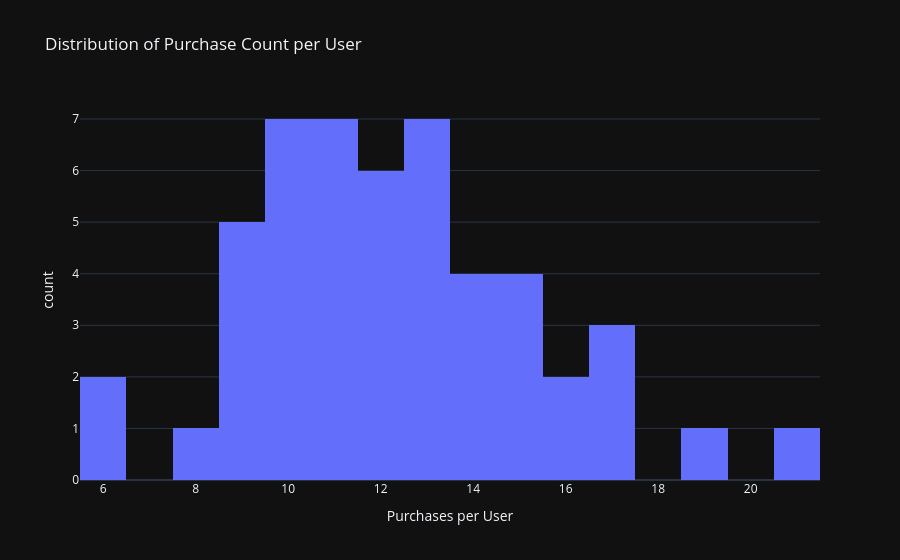

Notebook cell for this chart:
### Markdown cell above
## 1. Data Overview

Summary of the purchase event dataset used for RFM scoring.

### Code cell
overview = qry('''
    SELECT
        COUNT(*)                            AS total_purchase_events,
        COUNT(DISTINCT user_id)             AS unique_buyers,
        COUNT(DISTINCT session_id)          AS unique_purchase_sessions,
        MIN(timestamp)::DATE                AS first_purchase,
        MAX(timestamp)::DATE                AS last_purchase,
        ROUND(AVG(COALESCE(product_price, 0)), 2) AS avg_order_value,
        ROUND(SUM(COALESCE(product_price, 0)), 2) AS total_gmv
    FROM ecommerce.clickstream_events
    WHERE event_type = 'purchase'
''')
display(overview)

# Purchases per user distribution
user_purchase_counts = qry('''
    SELECT
        COUNT(*) AS purchases,
        COUNT(user_id) AS user_count
    FROM (
        SELECT user_id, COUNT(*) AS purchases
        FROM ecommerce.clickstream_events
        WHERE event_type = 'purchase'
        GROUP BY user_id
    ) sub
    GROUP BY purchases
    ORDER BY purchases
''')
print("\nPurchases-per-user distribution:")
display(user_purchase_counts.head(10))

fig = px.histogram(
    qry('''
        SELECT user_id, COUNT(*) AS purchase_count
        FROM ecommerce.clickstream_events
        WHERE event_type = 'purchase'
        GROUP BY user_id
    '''),
    x='purchase_count',
    nbins=30,
    title='Distribution of Purchase Count per User',
    labels={'purchase_count': 'Purchases per User', 'count': 'Users'},
    template=DARK,
    color_discrete_sequence=['#636EFA'],
)
fig.update_layout(showlegend=False)
fig.show()

### Figure 1 — Plotly figure (JSON) as saved in the notebook; plotly's stock layout.template omitted (floating-point values rounded to 4 significant figures)
{"data": [{"bingroup": "x", "hovertemplate": "Purchases per User=%{x}<br>count=%{y}<extra></extra>", "legendgroup": "", "marker": {"color": "#636EFA", "pattern": {"shape": ""}}, "name": "", "nbinsx": 30, "orientation": "v", "showlegend": false, "type": "histogram", "x": [12, 21, 11, 10, 19, 15, 12, 14, 10, 13, 13, 12, 6, 9, 13, 14, 15, 16, 10, 10, 10, 17, 9, 13, 14, 6, 9, 9, 14, 10, 11, 12, 8, 13, 13, 15, 16, 10, 12, 17, 15, 11, 17, 11, 11, 11, 9, 12, 11, 13], "xaxis": "x", "yaxis": "y"}], "layout": {"barmode": "relative", "legend": {"tracegroupgap": 0}, "showlegend": false, "title": {"text": "Distribution of Purchase Count per User"}, "xaxis": {"anchor": "y", "domain": [0, 1], "title": {"text": "Purchases per User"}}, "yaxis": {"anchor": "x", "domain": [0, 1], "title": {"text": "count"}}}}
